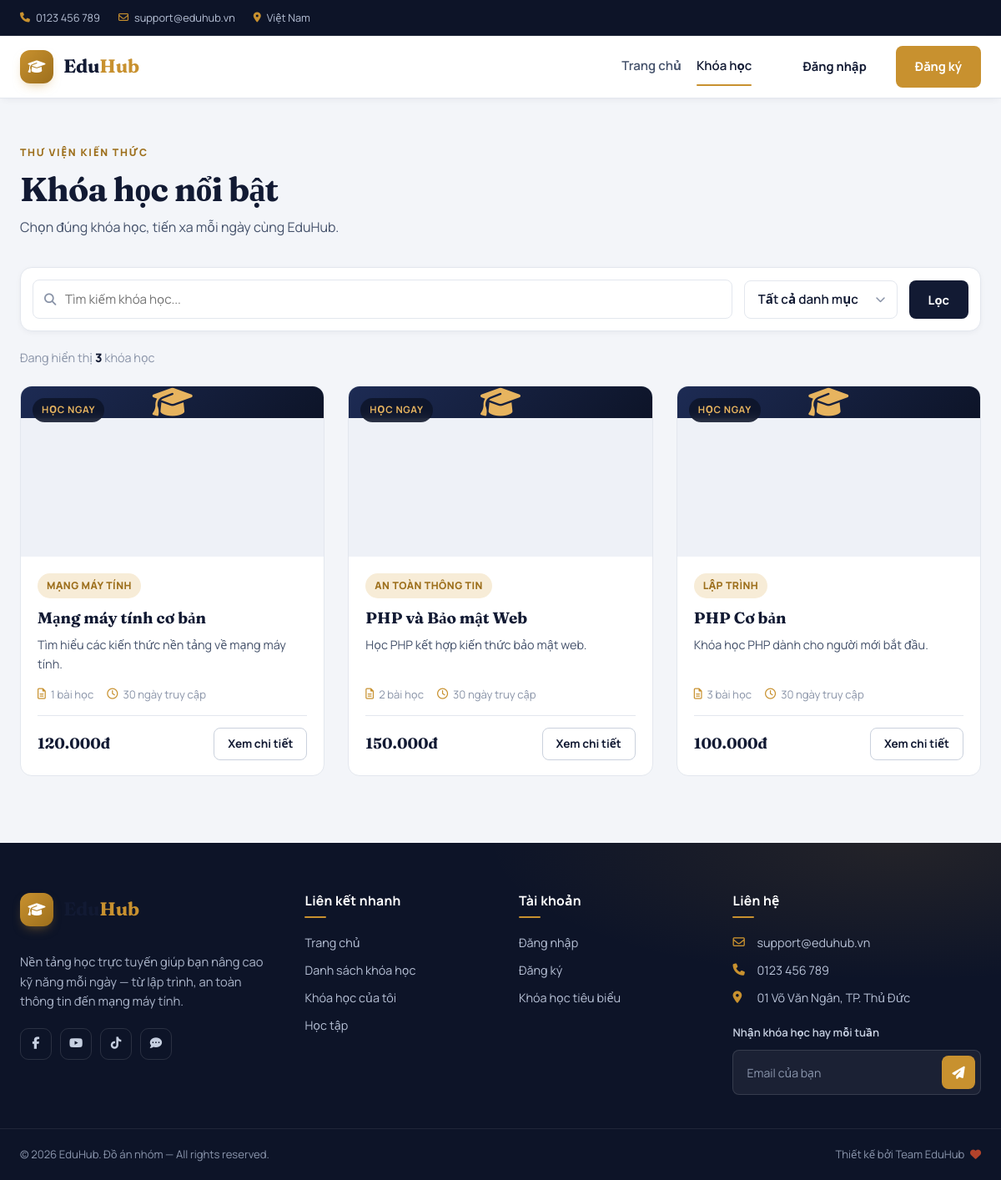
/courses.php, run on the app's committed database.
### tables this page shows
CREATE TABLE courses (
    id INT UNSIGNED AUTO_INCREMENT PRIMARY KEY,

    category_id INT UNSIGNED DEFAULT NULL,

    title VARCHAR(255) NOT NULL,

    slug VARCHAR(255) NOT NULL UNIQUE,

    description TEXT,

    thumbnail VARCHAR(255) DEFAULT NULL,

    price DECIMAL(12,2)
        NOT NULL DEFAULT 0,

    duration_days INT
        NOT NULL DEFAULT 30,

    status ENUM(
        'draft',
        'published'
    )
    NOT NULL DEFAULT 'published',

    created_at TIMESTAMP
        DEFAULT CURRENT_TIMESTAMP,

    updated_at TIMESTAMP
        DEFAULT CURRENT_TIMESTAMP
        ON UPDATE CURRENT_TIMESTAMP,

    CONSTRAINT fk_courses_category
        FOREIGN KEY (category_id)
        REFERENCES categories(id)
        ON DELETE SET NULL
);

CREATE TABLE categories (
    id INT UNSIGNED AUTO_INCREMENT PRIMARY KEY,

    name VARCHAR(100) NOT NULL UNIQUE,

    slug VARCHAR(120) NOT NULL UNIQUE,

    description TEXT,

    created_at TIMESTAMP
        DEFAULT CURRENT_TIMESTAMP
);

### includes/db.php (called while the page is built, shortened)
<?php
if (!function_exists('url')) {
    function url(string $path = ''): string
    {
        return BASE_URL . '/' . $path;
    }
}
if (!function_exists('e')) {
    function e(?string $value): string
    {
        return htmlspecialchars((string)$value, ENT_QUOTES, 'UTF-8');
    }
}
if (!function_exists('money')) {
    function money($amount): string
    {
        return number_format((float)$amount, 0, ',', '.') . 'đ';
    }
}
if (!function_exists('priceLabel')) {
    function priceLabel($amount): string
    {
        return (float)$amount <= 0 ? 'Miễn phí' : money($amount);
    }
}

### courses.php (the view, shortened to what this page needs)
<?php
require_once __DIR__ . '/includes/head.php';
require_once __DIR__ . '/includes/header.php';
$q    = trim($_GET['q'] ?? '');
$page = max(1, (int)($_GET['page'] ?? 1));
$where  = ["c.status = 'published'"];
$params = [];
$whereSql = implode(' AND ', $where);
$countStmt = $pdo->prepare("SELECT COUNT(*) FROM courses c WHERE $whereSql");
$countStmt->execute($params);
$total = (int)$countStmt->fetchColumn();
$perPage = 6;
$offset = ($page - 1) * $perPage;
$stmt = $pdo->prepare(
    "SELECT c.*, cat.name AS category_name,
            (SELECT COUNT(*) FROM lessons l WHERE l.course_id = c.id) AS lesson_count
     FROM courses c
     LEFT JOIN categories cat ON cat.id = c.category_id
     WHERE $whereSql
     ORDER BY c.created_at DESC, c.id DESC
     LIMIT $perPage OFFSET $offset"
);
$stmt->execute($params);
$courses = $stmt->fetchAll();
?>
<div class="courses-page">
    <div class="container">
        <div class="page-head">
            <span class="eyebrow">Thư viện kiến thức</span>
            <h1 class="page-title">Khóa học nổi bật</h1>
            <p class="page-sub">Chọn đúng khóa học, tiến xa mỗi ngày cùng EduHub.</p>
        </div>
        <form class="filter-bar" method="get">
            <div class="search-field">
                <i class="fa-solid fa-magnifying-glass"></i>
                <input type="text" name="q" value="<?= e($q) ?>" placeholder="Tìm kiếm khóa học...">
            </div>
            <div class="select-field">
                <select name="category">
                    <option value="">Tất cả danh mục</option>
                </select>
            </div>
            <button type="submit" class="btn btn-primary">Lọc</button>
        </form>
        <p class="result-count">Đang hiển thị <strong><?= $total ?></strong> khóa học</p>
        <?php if ($courses): ?>
            <div class="course-grid">
                <?php foreach ($courses as $c):
                    $hasThumb  = trim((string)($c['thumbnail'] ?? ''));
                    $thumbUrl  = $hasThumb !== '' ? url($c['thumbnail']) : '';
                    $detailUrl = url('course-detail.php?id=' . (int)$c['id']);
                    $free      = (float)$c['price'] <= 0;
                ?>
                    <article class="course-card">
                        <a href="<?= $detailUrl ?>" class="course-media">
                            <?php if ($thumbUrl !== ''): ?>
                                <img src="<?= e($thumbUrl) ?>" alt="<?= e($c['title']) ?>" loading="lazy">
                            <?php else: ?>
                                <div class="course-media--ph"><i class="fa-solid fa-graduation-cap"></i></div>
                            <?php endif; ?>
                            <span class="course-badge"><?= $free ? 'Miễn phí' : 'Học ngay' ?></span>
                        </a>
                        <div class="course-body">
                            <span class="course-category"><?= e($c['category_name'] ?? 'Đa kỹ năng') ?></span>
                            <h3 class="course-title"><a href="<?= $detailUrl ?>"><?= e($c['title']) ?></a></h3>
                            <p class="course-desc"><?= e(mb_strimwidth((string)($c['description'] ?? ''), 0, 110, '…')) ?></p>
                            <div class="course-meta">
                                <span><i class="fa-regular fa-file-lines"></i> <?= (int)$c['lesson_count'] ?> bài học</span>
                                <span><i class="fa-regular fa-clock"></i> <?= (int)$c['duration_days'] ?> ngày truy cập</span>
                            </div>
                            <div class="course-footer">
                                <span class="course-price <?= $free ? 'free' : '' ?>"><?= priceLabel($c['price']) ?></span>
                                <a href="<?= $detailUrl ?>" class="btn btn-outline btn-sm">Xem chi tiết</a>
                            </div>
                        </div>
                    </article>
                <?php endforeach; ?>
            </div>
        <?php endif; ?>
    </div>
</div>
<?php require_once __DIR__ . '/includes/footer.php'; ?>

### data on the page
courses: shows "HỌC NGAY", category.name "MẠNG MÁY TÍNH", title "Mạng máy tính cơ bản", description "Tìm hiểu các kiến thức nền tảng về mạng máy tính.", lesson_count "1", duration_days "30", price "120.000đ"
courses: shows "HỌC NGAY", category.name "AN TOÀN THÔNG TIN", title "PHP và Bảo mật Web", description "Học PHP kết hợp kiến thức bảo mật web.", lesson_count "2", duration_days "30", price "150.000đ"
courses: shows "HỌC NGAY", category.name "LẬP TRÌNH", title "PHP Cơ bản", description "Khóa học PHP dành cho người mới bắt đầu.", lesson_count "3", duration_days "30", price "100.000đ"

### other printed values
$total "3"
